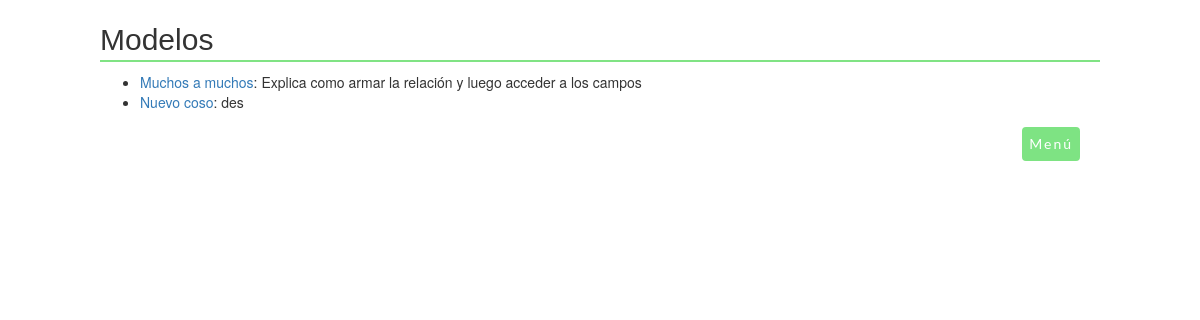
The app's page /apuntespy/6/ with its own data.
### apuntespy/models.py (models this page shows, shortened)
class Tag(models.Model):
    tag_text = models.CharField(max_length=200, validators=[tag_unico])

class Tip(models.Model):
    tags = models.ManyToManyField(Tag, related_name="tips")
    tip_nombre = models.CharField(max_length=200, validators=[tip_unico])
    tip_descripcion = models.TextField()
    tip_ejemplo = models.TextField()
    def  __str__(self):
        return self.tip_nombre

### apuntespy/views.py (the view)
# urls.py: path('<int:pk>/', views.DetailView.as_view(), name='detail'),
class DetailView(generic.DetailView):
    model = Tag
    template_name = 'apuntespy/detail.html'

### apuntespy/templates/apuntespy/detail.html
{% load static %}
<link rel="stylesheet" href="//maxcdn.bootstrapcdn.com/bootstrap/3.2.0/css/bootstrap.min.css">
<link rel="stylesheet" href="//maxcdn.bootstrapcdn.com/bootstrap/3.2.0/css/bootstrap-theme.min.css">
<link rel="stylesheet" href="{% static 'apuntespy/apuntespy.css' %}">
<h1 class="titulo">{{ tag.tag_text }}</h1>
<ul>
{% for tip in tag.tips.all %}
    <li><a href="{% url 'apuntespy:results' tip.id %}">{{ tip }}</a>: {{ tip.tip_descripcion}}</li>
{% endfor %}
</ul>
            <nav>
                <ul id="submenu">
                    <li> <a href="{% url 'apuntespy:tag_list' %}" class="boton" >Menú</a></li>
                </ul>
            </nav>

### apuntespy/static/apuntespy/apuntespy.css (style rules this page uses)
nav { float: right; }
nav ul { float: right; margin: 0 15px 0 0; list-style: none; overflow: hidden }
nav ul li { float: right; }
nav ul li a { display: block; padding: 20px; color: #fff; text-decoration: none; }
.boton { background-clip: border-box; background: #7ee383; border: 2px solid #7ee383; border-radius: 4px; font-family: "Lato", sans-serif; letter-spacing: 2px; font-weight: normal; text-align: center; vertical-align: middle; white-space: normal; font-size: 14px; padding: 5px; margin: 5px; }
.titulo { font-family: "Unica One", sans-serif; border-bottom: 2px solid #2e2e2e; border-bottom-color: rgba(126, 227, 131, 0.984); font-size: 30px; line-height: 40px; }

### records on screen
Tag: tag_text "Modelos"
Tip: tip_nombre "Muchos a muchos", tip_descripcion "Explica como armar la relación y luego acceder a los campos"
Tip: tip_nombre "Nuevo coso", tip_descripcion "des"
